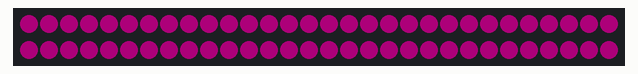
A sketch run on a simulated Arduino Uno, built with avr-gcc and run on an emulated ATmega328P. Shown: 60 RGB LEDs in strip order, left to right, continuing on the next row. Dim RGB values are drawn brighter than linear; random numbers use the default seed unless the sketch sets one.

Above: at 0.11 s.
At 7.88 s:
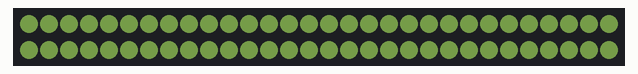
At 21.59 s:
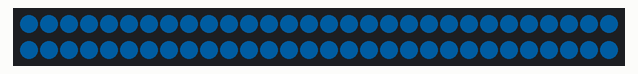
At 25.67 s:
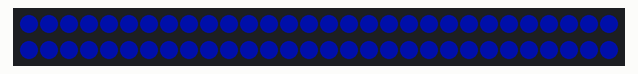
At 36.05 s:
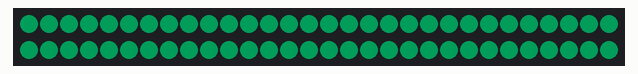

The sketch:

sketch_jun12a.ino
```cpp
#include <Adafruit_NeoPixel.h>

#define PIN 9   //Arduinoで使うピン
#define NUMPIXELS      60//LEDの数。
int brightness=50;//明るさ
int red_value=0;//赤要素
int red_target=0;//赤要素の変化_目標値
int green_value=0;//緑要素
int green_target=0;//緑要素の変化_目標値
int blue_value=0;//青要素
int blue_target=0;//青要素の変化_目標値

boolean disp=true;

Adafruit_NeoPixel pixels = Adafruit_NeoPixel(NUMPIXELS, PIN, NEO_GRB + NEO_KHZ800);

void setup()
{
  pixels.begin(); // NeoPixel出力ピンの初期化
  pixels.setBrightness(brightness);
  pinMode(PIN,OUTPUT);

  red_value=255;
  red_target=random(0,255);
  green_value=0;
  green_target=random(0,255);
  blue_value=180;
  blue_target=random(0,255);

  for(int i=0; i < NUMPIXELS; i++){
    pixels.setPixelColor(i,pixels.Color(red_value,green_value,blue_value));
  }
  pixels.show();

}

void loop(){
  if (disp==true){
      // 赤要素の変化 -----------------------
        if (red_target>red_value){
          //目標値より値が小さかったら、値を増やす
          red_value++;
        }else if(red_target<red_value){
          //目標値より値が大きかったら、値を減らす
          red_value--;
        }else if(red_target==red_value){
          red_value=red_target;
          //目標値になったら、目標値を再設定
          red_target=random(0,5);
        }
      //緑要素の変化------------------------
        if (green_target>green_value){
          green_value++;
        }else if(green_target<green_value){
          green_value--;
        }else if(green_target==green_value){
          green_value=green_target;
          green_target=random(0,255);
        }
      //青要素------------------------
        if (blue_target>blue_value){
          blue_value++;
        }else if(blue_target<blue_value){
          blue_value--;
        }else if(blue_target==blue_value){
          blue_value=blue_target;
          blue_target=random(0,255);
        }

      for(int i=0; i < NUMPIXELS; i++){
        pixels.setPixelColor(i,pixels.Color(red_value,green_value,blue_value));
      }
        pixels.show();
        delay(50);
  }
}
```
